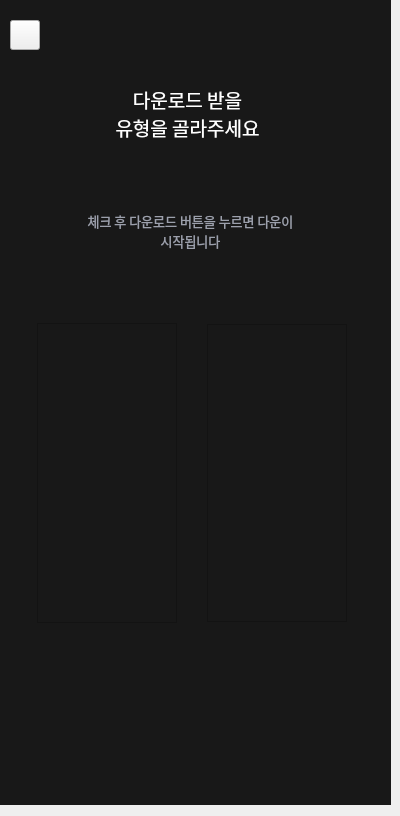
    <widget class="QWidget" name="page_4">
     <widget class="QListWidget" name="download_listwidget">
      <property name="geometry">
       <rect>
        <x>207</x>
        <y>324</y>
        <width>140</width>
        <height>298</height>
       </rect>
      </property>
      <property name="font">
       <font>
        <family>Pretendard Variable</family>
        <pointsize>8</pointsize>
       </font>
      </property>
      <property name="styleSheet">
       <string notr="true">background-color: #181818; 
color:#ffffff;</string>
      </property>
     </widget>
     <widget class="QLabel" name="ready_download">
      <property name="geometry">
       <rect>
        <x>233</x>
        <y>270</y>
        <width>91</width>
        <height>31</height>
       </rect>
      </property>
      <property name="font">
       <font>
        <family>Pretendard Variable</family>
        <pointsize>8</pointsize>
       </font>
      </property>
      <property name="styleSheet">
       <string notr="true">color:#a3a3a3</string>
      </property>
      <property name="text">
       <string/>
      </property>
      <property name="pixmap">
       <pixmap>../../../../../nas/spirit/asset_project/source/popup_source/saved.png</pixmap>
      </property>
     </widget>
     <widget class="QPushButton" name="download_format_touch_area">
      <property name="geometry">
       <rect>
        <x>99</x>
        <y>152</y>
        <width>181</width>
        <height>51</height>
       </rect>
      </property>
      <property name="styleSheet">
       <string notr="true">QPushButton {
    background: transparent;  /* 배경 투명 */
    border: none;  /* 테두리 제거 */
}</string>
      </property>
      <property name="text">
       <string/>
      </property>
     </widget>
     <widget class="QLabel" name="download_format_label">
      <property name="geometry">
       <rect>
        <x>119</x>
        <y>163</y>
        <width>139</width>
        <height>28</height>
       </rect>
      </property>
      <property name="font">
       <font>
        <family>Pretendard Variable</family>
        <pointsize>14</pointsize>
       </font>
      </property>
      <property name="styleSheet">
       <string notr="true">color : #ffffff</string>
      </property>
      <property name="text">
       <string/>
      </property>
     </widget>
     <widget class="QLabel" name="label_9">
      <property name="geometry">
       <rect>
        <x>60</x>
        <y>210</y>
        <width>261</width>
        <height>41</height>
       </rect>
      </property>
      <property name="font">
       <font>
        <family>Pretendard Variable</family>
        <pointsize>10</pointsize>
       </font>
      </property>
      <property name="styleSheet">
       <string notr="true">color : #9CA0AC</string>
      </property>
      <property name="text">
       <string>체크 후 다운로드 버튼을 누르면 다운이 시작됩니다</string>
      </property>
      <property name="alignment">
       <set>Qt::AlignmentFlag::AlignCenter</set>
      </property>
      <property name="wordWrap">
       <bool>true</bool>
      </property>
     </widget>
     <widget class="QLabel" name="label_7">
      <property name="geometry">
       <rect>
        <x>82</x>
        <y>88</y>
        <width>211</width>
        <height>51</height>
       </rect>
      </property>
      <property name="font">
       <font>
        <family>Pretendard Variable</family>
        <pointsize>14</pointsize>
       </font>
      </property>
      <property name="styleSheet">
       <string notr="true">color : #ffffff</string>
      </property>
      <property name="text">
       <string>다운로드 받을 
유형을 골라주세요</string>
      </property>
      <property name="alignment">
       <set>Qt::AlignmentFlag::AlignCenter</set>
      </property>
      <property name="wordWrap">
       <bool>true</bool>
      </property>
     </widget>
     <widget class="QListWidget" name="haved_asset">
      <property name="geometry">
       <rect>
        <x>37</x>
        <y>323</y>
        <width>140</width>
        <height>300</height>
       </rect>
      </property>
      <property name="styleSheet">
       <string notr="true">background-color: #181818; 
color:#ffffff;
</string>
      </property>
      <item>
       <property name="text">
        <string/>
       </property>
       <property name="font">
        <font>
         <family>Pretendard Variable</family>
         <pointsize>10</pointsize>
        </font>
       </property>
       <property name="checkState">
        <enum>Unchecked</enum>
       </property>
      </item>
     </widget>
     <widget class="QPushButton" name="exit_btn_2">
      <property name="geometry">
       <rect>
        <x>10</x>
        <y>20</y>
        <width>30</width>
        <height>30</height>
       </rect>
      </property>
      <property name="font">
       <font>
        <family>PT Sans</family>
        <pointsize>24</pointsize>
        <bold>false</bold>
       </font>
      </property>
      <property name="styleSheet">
       <string notr="true"/>
      </property>
      <property name="text">
       <string/>
      </property>
      <property name="icon">
       <iconset>
        <normaloff>../../../../../../../nas/spirit/asset_project/source/ic___white.png</normaloff>../../../../../../../nas/spirit/asset_project/source/ic___white.png</iconset>
      </property>
      <property name="iconSize">
       <size>
        <width>30</width>
        <height>30</height>
       </size>
      </property>
     </widget>
     <widget class="QPushButton" name="download_touch_area">
      <property name="geometry">
       <rect>
        <x>5</x>
        <y>713</y>
        <width>371</width>
        <height>81</height>
       </rect>
      </property>
      <property name="styleSheet">
       <string notr="true">QPushButton {
    background: transparent;  /* 배경 투명 */
    border: none;  /* 테두리 제거 */
}</string>
      </property>
      <property name="text">
       <string/>
      </property>
     </widget>
     <widget class="QLabel" name="label_6">
      <property name="geometry">
       <rect>
        <x>0</x>
        <y>0</y>
        <width>391</width>
        <height>805</height>
       </rect>
      </property>
      <property name="styleSheet">
       <string notr="true">background-color:#181818;</string>
      </property>
      <property name="text">
       <string/>
      </property>
     </widget>
     <widget class="QLabel" name="already_download">
      <property name="geometry">
       <rect>
        <x>64</x>
        <y>265</y>
        <width>87</width>
        <height>41</height>
       </rect>
      </property>
      <property name="text">
       <string/>
      </property>
      <property name="pixmap">
       <pixmap>../../../../../nas/spirit/asset_project/source/popup_source/down_list.png</pixmap>
      </property>
     </widget>
     <widget class="QLabel" name="download_btn_one_2">
      <property name="geometry">
       <rect>
        <x>10</x>
        <y>706</y>
        <width>361</width>
        <height>101</height>
       </rect>
      </property>
      <property name="text">
       <string/>
      </property>
      <property name="pixmap">
       <pixmap>../../../../nas/spirit/asset_project/source/download_btn_one.png</pixmap>
      </property>
      <property name="alignment">
       <set>Qt::AlignmentFlag::AlignCenter</set>
      </property>
     </widget>
     <zorder>label_6</zorder>
     <zorder>download_listwidget</zorder>
     <zorder>ready_download</zorder>
     <zorder>download_format_label</zorder>
     <zorder>label_9</zorder>
     <zorder>label_7</zorder>
     <zorder>haved_asset</zorder>
     <zorder>exit_btn_2</zorder>
     <zorder>already_download</zorder>
     <zorder>download_format_touch_area</zorder>
     <zorder>download_btn_one_2</zorder>
     <zorder>download_touch_area</zorder>
    </widget>
